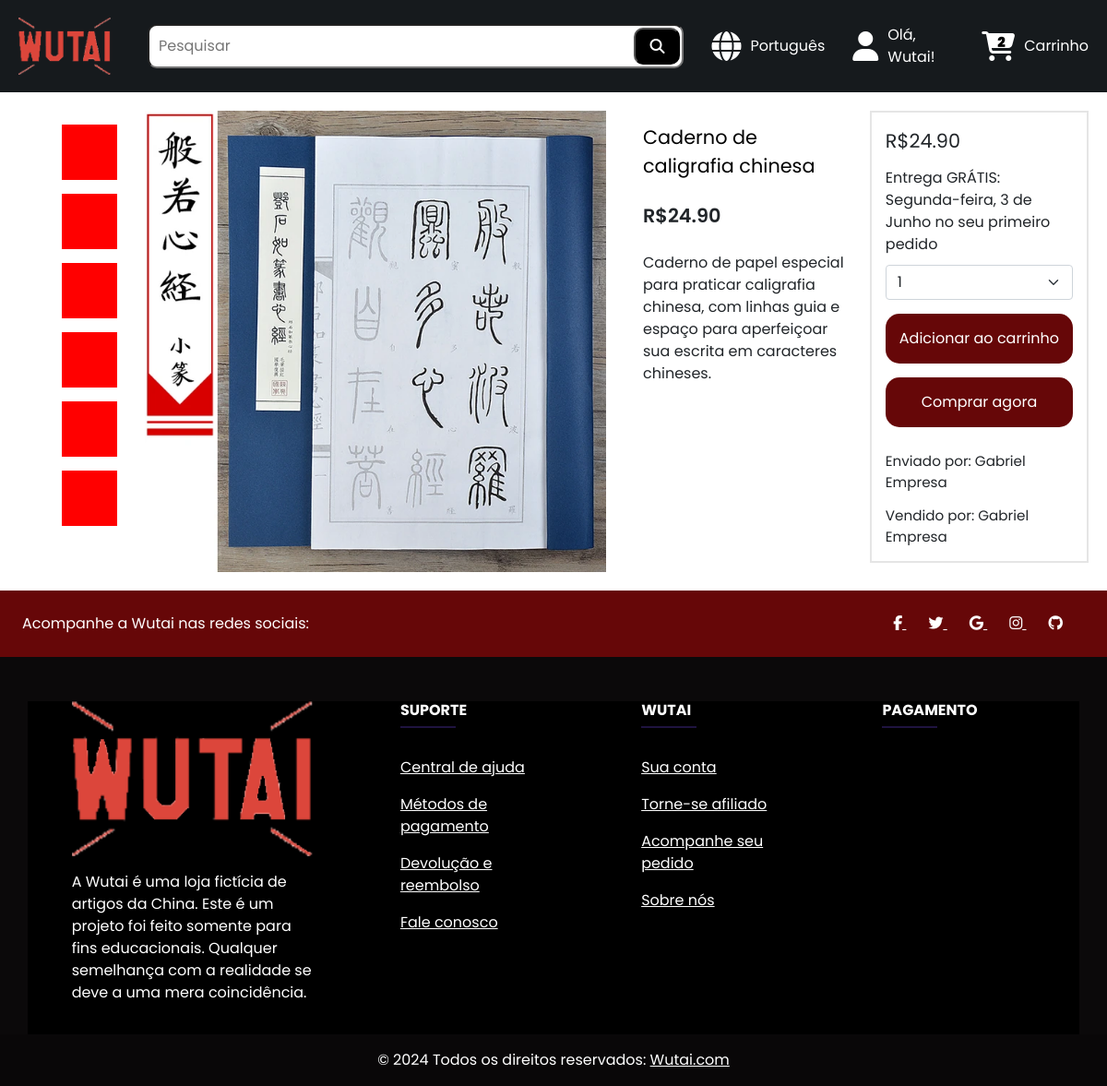
The app's page /Wutai/website/products/products_page.php?productId=17 (signed in) with its own data.
### tables this page shows
CREATE TABLE `product` (
  `idProduct` bigint(20) NOT NULL,
  `productName` varchar(100) NOT NULL,
  `category` varchar(60) NOT NULL,
  `quantity` int(11) NOT NULL,
  `productDescription` varchar(1000) NOT NULL,
  `productImage` varchar(255) NOT NULL,
  `price` decimal(10,2) NOT NULL,
  `deliver` varchar(60) NOT NULL,
  `idSeller` bigint(20) DEFAULT NULL
);

CREATE TABLE `seller` (
  `idSeller` bigint(20) NOT NULL,
  `enterpriseName` varchar(60) NOT NULL,
  `creationDate` datetime NOT NULL DEFAULT current_timestamp(),
  `idUser` bigint(20) DEFAULT NULL
);

### Wutai/website/products/products_page.php (the view, shortened to what this page needs)
<!DOCTYPE html>
<html lang="pt-BR">
<head>
    <link rel="stylesheet" href="../../styles/header.css">
    <link rel="stylesheet" href="../../styles/productPage.css">
    <link rel="stylesheet" href="../../styles/footer.css">
    <link href="https://cdn.jsdelivr.net/npm/bootstrap@5.0.2/dist/css/bootstrap.min.css" rel="stylesheet">
</head>
<body>
    <?php include('../header/header.php');
    $product = mysqli_query($conn, "SELECT * FROM `product` WHERE `idProduct` = '$_GET[productId]'");
    $idSellerResult = mysqli_query($conn, "SELECT * FROM `product` WHERE `idProduct` = '$_GET[productId]'");
    $idSeller = mysqli_fetch_array($idSellerResult);
    if ($idSeller) {
        $sellerNameResult = mysqli_query($conn, "SELECT * FROM `seller` WHERE `idSeller` = '$idSeller[idSeller]'");
        $seller = mysqli_fetch_array($sellerNameResult);
    }
    while ($usuario = mysqli_fetch_assoc($product)) {
    ?>
        <div class="product__container">
            <div class="product__image__container">
                <ul>
                    <li></li>
                    <li></li>
                    <li></li>
                    <li></li>
                    <li></li>
                    <li></li>
                </ul>
                <div class="product__image"><img src="/php_programs/Wutai/Wutai/website/seller/productCRUD/<?php echo $usuario['productImage'] ?>" alt=""></div>
            </div>
            <div class="product__title">
                <span id="titleProduct"><?php echo $usuario['productName']; ?></span>
                <span id="priceProduct">R$ <span><?php echo $usuario['price']; ?></span></span>
                <span class="product__details"><?php echo $usuario['productDescription']; ?></span>
            </div>
            <div class="product__price">
                <span class="price__span">R$<?php echo $usuario['price']; ?></span>
                <span>Entrega GRÁTIS: Segunda-feira, 3 de Junho no seu primeiro pedido</span>
                <form method="POST" action="/php_programs/Wutai/Wutai/website/user/cart/addProductCart.act.php">
                    <select class="form-select" aria-label="Default select example" style="margin-top: 10px;" name="quantity">
                        <?php
                            $quantity = $usuario['quantity'];
                            for ($i = 1; $i <= $quantity; $i++) {
                                echo "<option value='$i'>$i</option>";
                            }
                        ?>
                    </select>
                    <input type="submit" value="Adicionar ao carrinho" style="width: 100%;">
                </form>
                <input type="submit" value="Comprar agora">
                <div class="product__price__details__seller">
                    <span class="span__seller">Enviado por: <?php echo $usuario['deliver']; ?></span></span>
                    <span class="span__seller">Vendido por: <?php echo $seller['enterpriseName']; ?></span></span>
                </div>
            </div>
        </div>
    <?php
    }
    include('../footer/footer.php')
    ?>
</body>
</html>

### Wutai/styles/header.css (style rules this page uses)
* { margin: 0; padding: 0; box-sizing: border-box; font-family: "Poppins", sans-serif; }

### Wutai/styles/productPage.css (style rules this page uses)
* { margin: 0; padding: 0; box-sizing: border-box; font-family: "Poppins", sans-serif; }
.product__container { width: 100%; display: flex; flex-direction: row; padding: 20px; }
.product__container span { margin-top: 13px; display: flex; flex-direction: row; align-items: flex-end; }
.product__container .product__image__container { height: auto !important; width: 100% !important; display: flex; flex-direction: row; }
.product__container .product__image__container ul { height: 100%; }
.product__container .product__image__container ul li { width: 5% !important; padding: 30px; list-style: none; display: flex; flex-direction: column; margin: 15px; background-color: red; }
.product__container .product__image { height: 100% !important; display: flex; flex-direction: column; align-items: center; padding: 0 15px; }
.product__container .product__image img { width: 500px !important; height: 500px !important; }
.product__container .product__title { width: 100%; margin: 0 10px; padding: 0 15px; display: flex; flex-direction: column; }
.product__container .product__title #titleProduct { width: 100%; font-size: clamp(1rem, 10vw, 1.3rem); color: black; }
.product__container .product__title #priceProduct { margin: 10px 0; font-size: clamp(1rem, 10vw, 1.3rem); font-weight: 600; }
.product__container .product__price { border: rgba(195, 195, 195, 0.4392156863) 2px solid; display: flex; flex-direction: column; padding: 15px; width: 52%; height: 100%; }
.product__container .product__price input { margin-top: 15px; padding: 15px; background-color: #660708; color: #fff; border: none; border-radius: 15px; }
.product__container .product__price .price__span { font-size: clamp(1rem, 10vw, 1.3rem); margin: 0; }
.product__container .product__price__details__seller { margin-top: 13px !important; display: flex; flex-direction: column; justify-content: space-between; font-size: clamp(0.3rem, 2.5vw, 0.95rem); }
.product__container .product__price__details__seller .span__seller { display: flex; justify-content: space-between; }

### Wutai/styles/footer.css (style rules this page uses)
* { margin: 0; padding: 0; box-sizing: border-box; font-family: "Poppins", sans-serif; }

### records on screen
product: productImage (picture), productName "Caderno de caligrafia chinesa", price "24.90", productDescription "Caderno de papel especial para praticar caligrafia chinesa, com linhas guia e espaço para aperfeiçoar sua escrita em caracteres chineses.", deliver "Gabriel Empresa", idSeller.enterpriseName "Gabriel Empresa"

### other values on screen
$name "Wutai"
$count[0] "2"
form field quantity "1"
